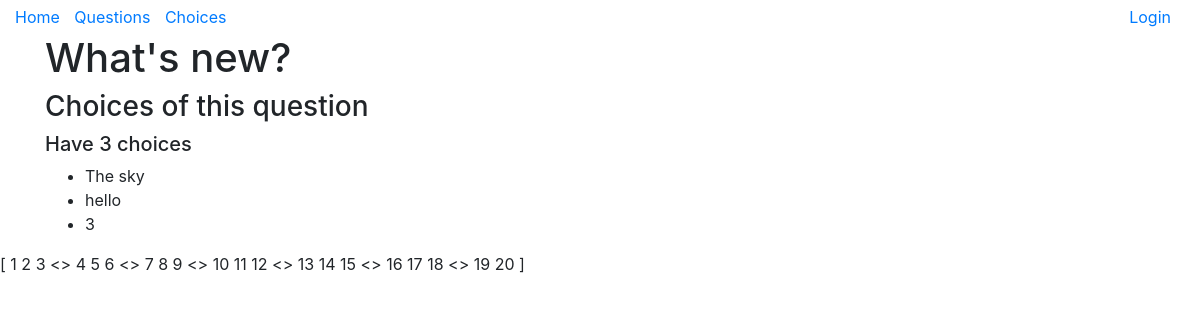
The page /polls/1/ on the database its author committed.
### polls/models.py (models this page shows, shortened)
class Question(models.Model):
    question_text = models.CharField(max_length=200)
    pub_date = models.DateTimeField("date published")
    question_note = models.CharField(max_length=200, null=True, blank=True, verbose_name="Note")
    type = models.CharField(max_length=100, choices=QUESTION_TYPES, null=True, default="Single", verbose_name="Question type")
    objects = QuestionQuerySet.as_manager()

class Choice(models.Model):
    question = models.ForeignKey(Question, on_delete=models.CASCADE)
    choice_text = models.CharField(max_length=200)
    votes = models.IntegerField(default=0)

### polls/views.py (the view)
# urls.py: path("<int:question_id>/", views.detail, name="detail"),
def detail(request, question_id):
    try:
        question = Question.objects.get(pk=question_id)
    except Question.DoesNotExist:
        raise Http404("Question does not exist")
    return render(request, "question/detail.html", {"question": question})

### polls/templates/question/detail.html (shortened to what this page needs)
{% extends "base.html" %}
{% load static %}
{% block content %}
    <h1>{{ question.question_text }}</h1>
    <h3>Choices of this question</h3>
    {% if not question.choice_set.all %}
    <p>No choices are available.</p>
    {% else %}
    <h5>Have {{question.choice_set.count}} choices</h5>
    <ul>
        {% for choice in question.choice_set.all %}
        <li>{{ choice.choice_text }}</li>
        {% endfor %}
    </ul>
    {% endif%}
{% endblock content %}

### rows shown on the page
Question: question_text "What's new?", choice_set.count "3"
Choice: choice_text "The sky"
Choice: choice_text "hello"
Choice: choice_text "3"

### other values the page prints
{{ "Home" }} "Home"
{{ "Questions" }} "Questions"
{{ "Choices" }} "Choices"
